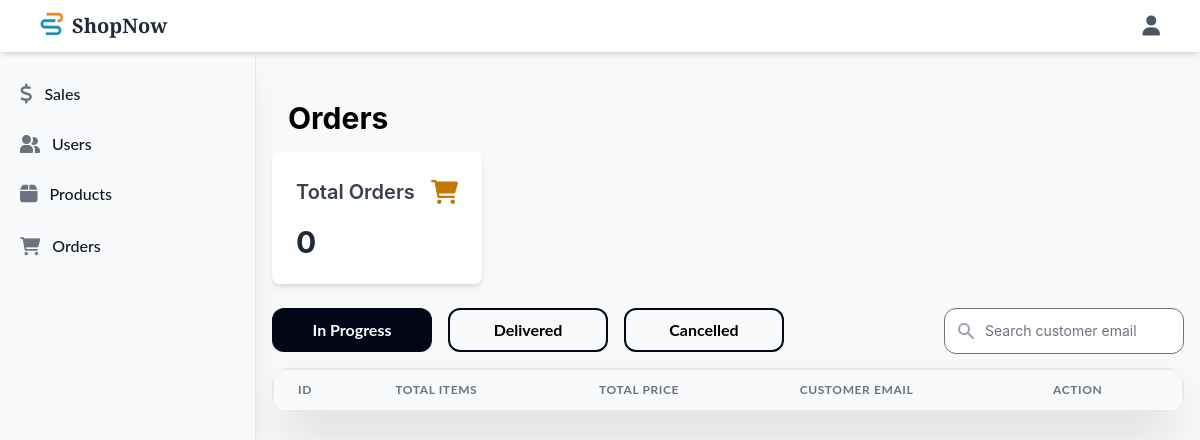
Before: /seller/orders (signed in) with the older database file.
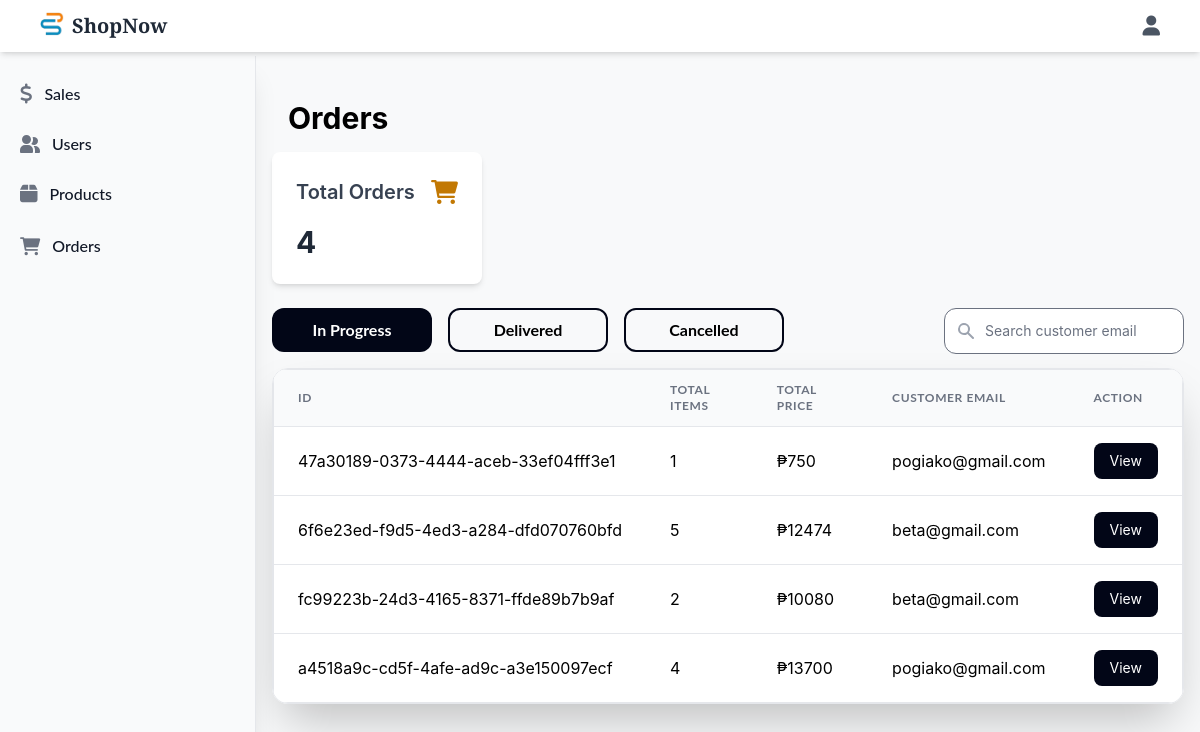
After: the same page with the newer database file.
### main/models.py (models this page shows, shortened)
class Transaction(models.Model):
    transaction_id = models.UUIDField(default=uuid.uuid4, editable=False, unique=True, primary_key=True)
    transaction_product = models.ForeignKey(Cart, on_delete=models.CASCADE)
    transaction_status = models.CharField(max_length=100, default='In Progress')
    transaction_owner = models.ForeignKey(User, on_delete=models.CASCADE)
    transaction_invoice = models.IntegerField(default=1)
    transaction_total_price = models.IntegerField()
    transaction_total_items = models.IntegerField()
    transaction_date = models.CharField(max_length=50)

### main/views.py (the view)
# urls.py: path('seller/orders', views.seller_orders, name='seller-orders'),
def seller_orders(request, status='In Progress'):
    if request.session.get('is_admin'):
        if status != 'In Progress' and status != 'Delivered' and status != 'Cancelled':
            status = 'In Progress'
        try:
            if request.method == 'GET':
                orders = models.Transaction.objects.filter(
                    transaction_status = status,
                    transaction_owner__username__icontains = request.GET['search']
                    ).order_by('-transaction_invoice').values('transaction_invoice').distinct()
        except:
            orders = models.Transaction.objects.filter(transaction_status = status).order_by('-transaction_invoice').values('transaction_invoice').distinct()
        total_orders= orders.count()
        order_list = []
        try:
            for order in orders:
                item = models.Transaction.objects.filter(
                    transaction_status = status,
                    transaction_invoice = order['transaction_invoice']
                )
                order_list.append(item[0])
        except:
            print('Error')
        return render(request, 'main/admin/seller_order.html', {'status' : status, 'order_list' : order_list, 'total_orders' : total_orders})
    return redirect('store')

### main/templates/main/admin/seller_order.html (shortened to what the changed rows need)
{% extends 'main/admin/dashboard.html' %}
{% load static %}
{% block dashboard %}
<div class="grid grid-cols-1 md:grid-cols-2 lg:grid-cols-4 gap-6 mb-4">
    <div>
        <div class="container mx-auto px-4 pt-8 pb-2">
            <h1 class="text-3xl flex-1 font-bold mb-2">Orders</h1>
        </div>
        <div class="bg-white rounded-lg shadow-md p-6">
            <div class="flex items-center justify-between mb-4">
                <h2 class="text-xl font-semibold text-gray-700">Total
                    {% if status == 'In Progress' %}
                        Orders
                    {% else %}
                        {{status}}
                    {% endif %}
                </h2>
                <i class="fas fa-shopping-cart text-2xl text-yellow-500"></i>
            </div>
            <p class="text-3xl font-bold text-gray-800">{{ total_orders }}</p>
        </div>
    </div>
</div>
<div class="flex md:flex-row flex-col">
    <div class="flex-1 my-2 mb-4">
        <div class="flex md:flex-row flex-col space-x-4">
            <a href="/seller/orders/In Progress">
                <div class="font-lato w-40 h-11 font-bold rounded-xl {% if status == 'In Progress' %} bg-slate-950 hover:bg-slate-800 text-white {% else %} border-2 border-slate-950 hover:bg-gray-200 {% endif %}">
                    <div class="h-full flex flex-col justify-center">
                        <h1 href="#" class="text-center">In Progress</h1>
                    </div>
                </div>
            </a>
            <a href="/seller/orders/Delivered">
                <div class="font-lato w-40 h-11 font-bold rounded-xl {% if status == 'Delivered' %} bg-slate-950 hover:bg-slate-800 text-white {% else %} border-2 border-slate-950 hover:bg-gray-200 {% endif %}">
                    <div class="h-full flex flex-col justify-center">
                        <h1 href="#" class="text-center">Delivered</h1>
                    </div>
                </div>
            </a>
            <a href="/seller/orders/Cancelled">
                <div class="font-lato w-40 h-11 font-bold rounded-xl {% if status == 'Cancelled' %} bg-slate-950 hover:bg-slate-800 text-white {% else %} border-2 border-slate-950 hover:bg-gray-200 {% endif %}">
                    <div class="h-full flex flex-col justify-center">
                        <h1 href="#" class="text-center">Cancelled</h1>
                    </div>
                </div>
            </a>
        </div>
    </div>
</div>
<div>
    <div class="rounded-2xl border shadow-2xl overflow-x-auto">
        <table class="min-w-full bg-white w-full border">
            <thead>
                <tr class="bg-gray-50 border-b">
                    <th class="py-3 px-6 text-left text-xs font-bold font-lato text-gray-500 uppercase tracking-wider">ID</th>
                    <th class="py-3 px-6 text-left text-xs font-bold font-lato text-gray-500 uppercase tracking-wider">Total Items</th>
                    <th class="py-3 px-6 text-left text-xs font-bold font-lato text-gray-500 uppercase tracking-wider">Total Price</th>
                    <th class="py-3 px-6 text-left text-xs font-bold font-lato text-gray-500 uppercase tracking-wider">Customer Email</th>
                    <th class="py-3 px-6 text-left text-xs font-bold font-lato text-gray-500 uppercase tracking-wider">Action</th>
                </tr>
            </thead>
            <tbody class="divide-y divide-gray-200">
                {% for order in order_list %}
                    <tr class="hover:bg-gray-50 transition-colors duration-200">
                        <td class="py-4 px-6 whitespace-nowrap">{{order.transaction_id}}</td>
                        <td class="py-4 px-6 whitespace-nowrap">{{ order.transaction_total_items }}</td>
                        <td class="py-4 px-6 whitespace-nowrap">₱{{ order.transaction_total_price }}</td>
                        <td class="py-4 px-6 whitespace-nowrap">{{ order.transaction_owner.username }}</td>
                        <td class="py-4 px-6 whitespace-nowrap">
                            <button onclick="openModal(this)" id="{{order.transaction_invoice}}" class="bg-slate-950 hover:bg-slate-800 text-white text-sm py-2 px-4 rounded-lg transition-colors duration-200 focus:outline-none focus:ring-2  focus:ring-opacity-50">
                                View
                            </button>
                        </td>
                    </tr>
                {%  endfor %}
            </tbody>
        </table>
    </div>
</div>
{% endblock %}

Changed rows visible on the page:
added Transaction: transaction_id "47a30189-0373-4444-aceb-33ef04fff3e1", transaction_total_items "1", transaction_total_price "750", transaction_owner.username "pogiako@gmail.com"
added Transaction: transaction_id "6f6e23ed-f9d5-4ed3-a284-dfd070760bfd", transaction_total_items "5", transaction_total_price "12474", transaction_owner.username "beta@gmail.com"
added Transaction: transaction_id "fc99223b-24d3-4165-8371-ffde89b7b9af", transaction_total_items "2", transaction_total_price "10080", transaction_owner.username "beta@gmail.com"
added Transaction: transaction_id "a4518a9c-cd5f-4afe-ad9c-a3e150097ecf", transaction_total_items "4", transaction_total_price "13700", transaction_owner.username "pogiako@gmail.com"
Other visible differences:
{{ total_orders }}: "0" → "4"
